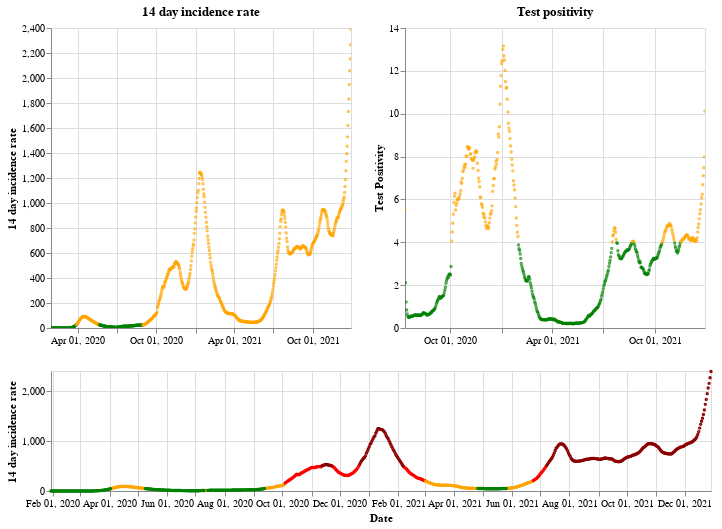

The notebook cell saved with this chart:
### Markdown cell above
## England

### Code cell
plot_traffic_light('England')

### Figure 1 — Vega-Lite specification as saved in the notebook (floating-point values rounded to 4 significant figures; data arrays with more than 128 entries replaced by an {"elided": "..."} marker saying what was removed)
{"config": {"view": {"continuousWidth": 400, "continuousHeight": 300}}, "vconcat": [{"hconcat": [{"mark": {"type": "point", "size": 2}, "encoding": {"color": {"condition": {"value": "green", "test": "(datum.twoWeeklyCasesRate <= 25)"}, "value": "orange"}, "tooltip": [{"type": "nominal", "field": "areaName"}, {"type": "temporal", "field": "date"}, {"type": "quantitative", "field": "twoWeeklyCasesRate"}, {"type": "quantitative", "field": "testPositivity"}], "x": {"type": "temporal", "axis": {"title": ""}, "field": "date", "scale": {"domain": {"selection": "DateBrush"}}, "timeUnit": "yearmonthdate"}, "y": {"type": "quantitative", "axis": {"title": "14 day incidence rate"}, "field": "twoWeeklyCasesRate"}}, "title": "14 day incidence rate", "width": 300}, {"mark": {"type": "point", "size": 2}, "encoding": {"color": {"condition": {"value": "green", "test": "(datum.testPositivity <= 4)"}, "value": "orange"}, "tooltip": [{"type": "nominal", "field": "areaName"}, {"type": "temporal", "field": "date"}, {"type": "quantitative", "field": "twoWeeklyCasesRate"}, {"type": "quantitative", "field": "testPositivity"}], "x": {"type": "temporal", "axis": {"title": ""}, "field": "date", "scale": {"domain": {"selection": "DateBrush"}}, "timeUnit": "yearmonthdate"}, "y": {"type": "quantitative", "axis": {"title": "Test Positivity"}, "field": "testPositivity"}}, "title": "Test positivity", "width": 300}]}, {"layer": [{"mark": {"type": "point", "size": 2}, "encoding": {"color": {"condition": {"value": "orange", "test": "(((datum.testPositivity < 4) && (datum.twoWeeklyCasesRate >= 50)) && (datum.twoWeeklyCasesRate < 200))"}, "value": "red"}, "opacity": {"condition": {"value": 1, "test": "((datum.twoWeeklyCasesRate >= 50) && (datum.twoWeeklyCasesRate < 500))"}, "value": 0}, "tooltip": [{"type": "nominal", "field": "areaName"}, {"type": "temporal", "field": "date"}, {"type": "quantitative", "field": "twoWeeklyCasesRate"}, {"type": "quantitative", "field": "testPositivity"}], "x": {"type": "temporal", "axis": {"title": "Date"}, "field": "date", "timeUnit": "yearmonthdate"}, "y": {"type": "quantitative", "axis": {"title": "14 day incidence rate"}, "field": "twoWeeklyCasesRate"}}, "selection": {"DateBrush": {"type": "interval", "encodings": ["x"], "fields": ["Time"]}}}, {"mark": {"type": "point", "size": 2}, "encoding": {"color": {"value": "darkred"}, "opacity": {"condition": {"value": 1, "test": "(datum.twoWeeklyCasesRate >= 500)"}, "value": 0}, "tooltip": [{"type": "nominal", "field": "areaName"}, {"type": "temporal", "field": "date"}, {"type": "quantitative", "field": "twoWeeklyCasesRate"}, {"type": "quantitative", "field": "testPositivity"}], "x": {"type": "temporal", "axis": {"title": "Date"}, "field": "date", "timeUnit": "yearmonthdate"}, "y": {"type": "quantitative", "axis": {"title": "14 day incidence rate"}, "field": "twoWeeklyCasesRate"}}}, {"mark": {"type": "point", "size": 2}, "encoding": {"color": {"condition": {"value": "green", "test": "((datum.testPositivity < 4) && (datum.twoWeeklyCasesRate < 50))"}, "value": "orange"}, "opacity": {"condition": {"value": 1, "test": "(datum.twoWeeklyCasesRate < 50)"}, "value": 0}, "tooltip": [{"type": "nominal", "field": "areaName"}, {"type": "temporal", "field": "date"}, {"type": "quantitative", "field": "twoWeeklyCasesRate"}, {"type": "quantitative", "field": "testPositivity"}], "x": {"type": "temporal", "axis": {"title": "Date"}, "field": "date", "timeUnit": "yearmonthdate"}, "y": {"type": "quantitative", "axis": {"title": "14 day incidence rate"}, "field": "twoWeeklyCasesRate"}}}], "height": 120, "width": 660}], "data": {"name": "data-11f47cd3d4ea3d7b9c28fd8275c71deb"}, "$schema": "https://vega.github.io/schema/vega-lite/v4.8.1.json", "datasets": {"data-11f47cd3d4ea3d7b9c28fd8275c71deb": {"elided": "700 records"}}}
